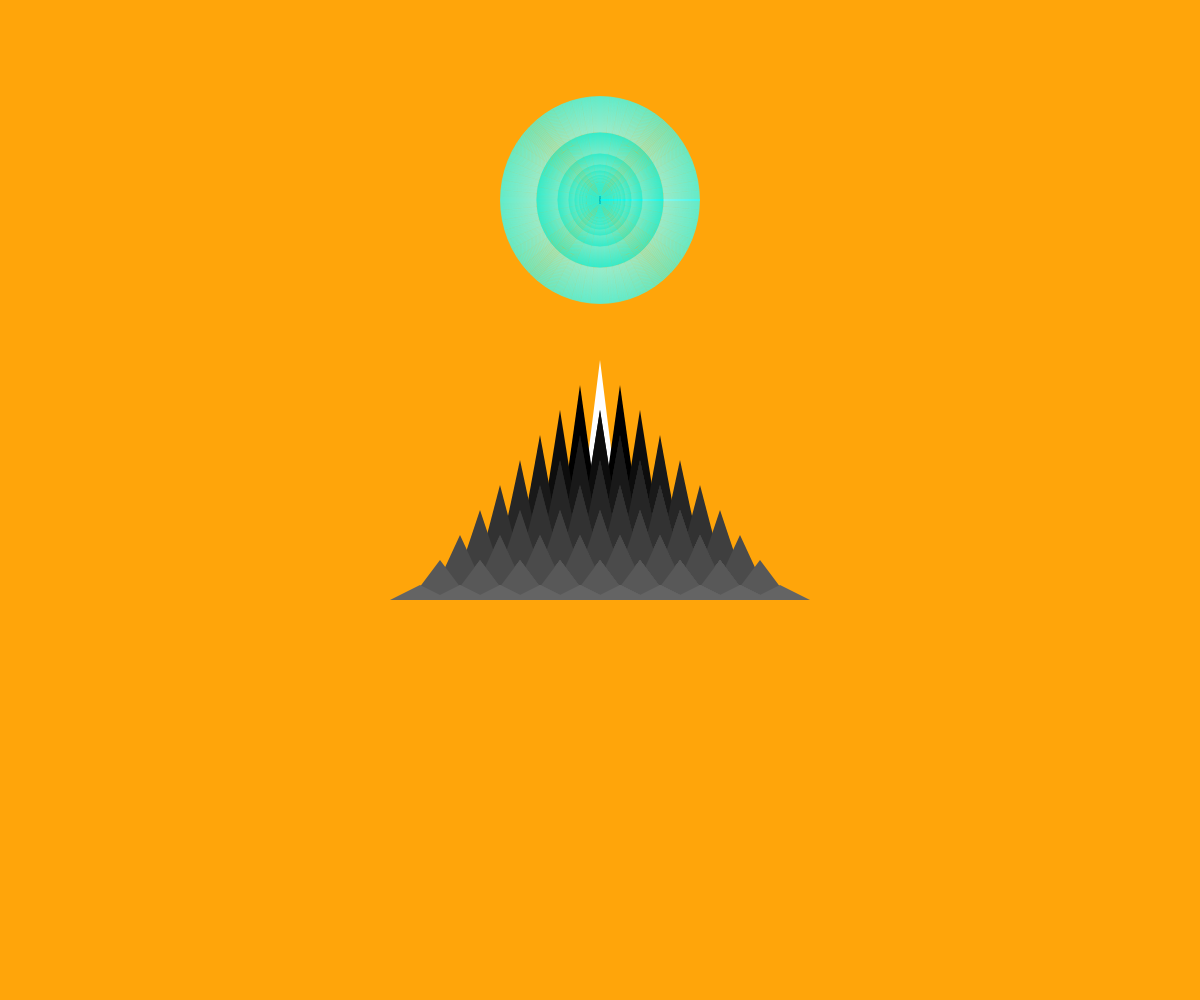
Frame 1 (no input)
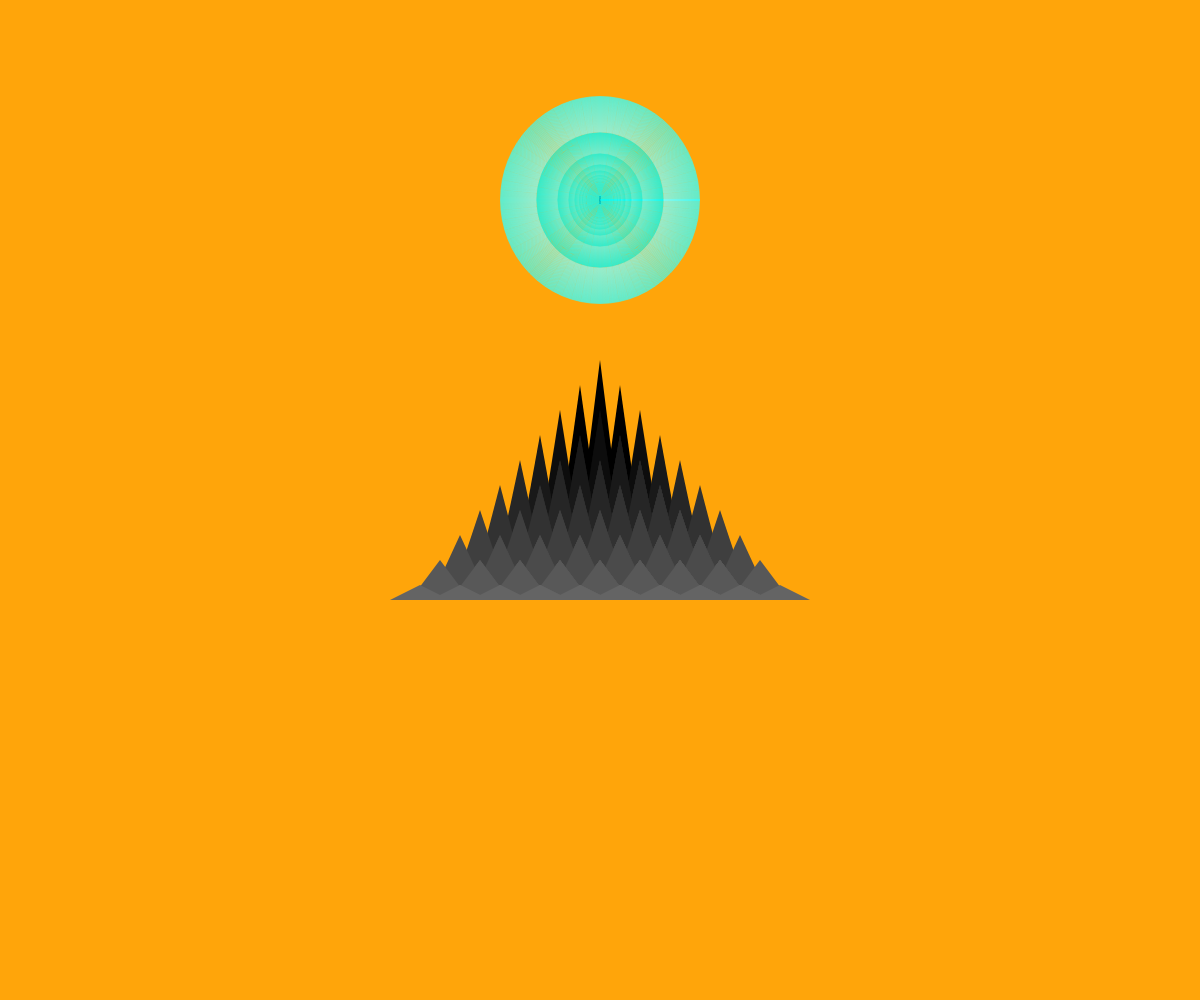
Frame 60 (no input)
Frame 120 (the mouse pressed at the canvas centre since frame 60): identical to frame 60, image omitted

The p5.js sketch that drew these frames (run headless with seeded random() and noise() and a simulated clock; from frame 60 on, the mouse is pressed at the canvas centre):

// p5.js sketch
// ── sketch.js
var cx = 0;
var cy = 0;
r = 0;

var mount_Move_x = 600;

function setup() {
  createCanvas(innerWidth, innerHeight);
  noStroke();
 


}

function draw() {
 background(255, 165, 10);
    
 mountain(mount_Move_x, 600, 240);
    
    push();
    translate(600, 200);
    
  for (var i = 0; i < 200; i++) { 
      stroke(255%i, 255, 255, 150);
      noFill();
      ellipse(0, 0, i, i + 8);
  }
    pop(); 
    
  //mount_Move_x +=10;
    
  //if(mount_Move_x > innerWidth + 200) {
    //  mount_Move_x = -200;
  //}
    r+=0.0001;
    
}


  function mountain(x, y, h) {
    triangle(x, y - h, x + 30, y, x - 30, y);
    
    if( h > 20 ) {
        var tone = map(h, 40, 220, 200, 20);
        fill(tone/2);
        //stroke(200);
        
        mountain(x + 20, y, h - 25);
        fill(tone/2);
        mountain(x - 20, y, h - 25);
        fill(tone/2);
        //text(tone, 100, 100 + h);
    }

} 
